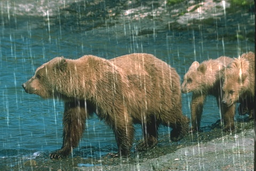
#> input picture dataset/Rain100L/input/1.png, 256 x 171 px, shrunk from 480 x 320 before the run; its folder holds only this picture in this run
$ python average.py
#> lines starting #> are read from the running program, lines starting #| are printed output that depends on the picture
import cv2
import os
import numpy as np
import time
import seaborn as sns
import matplotlib.pyplot as plt
import argparse

parser = argparse.ArgumentParser()

parser.add_argument("--input_path", type=str, default="./dataset/Rain100L/input/", help='input path')
parser.add_argument("--ldgp_path", type=str, default="./dataset/Rain100L/ldgp_mul/", help='input path')
parser.add_argument("--save_path", type=str, default="./dataset/Rain100L/avg_mul/" , help='sdr save path')
parser.add_argument("--fuse_save_path", type=str, default="./dataset/Rain100L/avg_mul(fuse)/" , help='fuse sdr save path')
parser.add_argument("--pow", type=int, default=0.5, help='eta in nss')
parser.add_argument("--threshold", type=int, default=10, help='the threshold of ldgp')
parser.add_argument("--K", type=int, default=7, help="neighbor size")
parser.add_argument("--k", type=int, default=5, help="similarity size")
parser.add_argument("--sdr_num", type=int, default=50, help='the number of sdr')

opt = parser.parse_args()

input_path = opt.input_path
ldgp_path = opt.ldgp_path
target_path = opt.save_path
target_path2 = opt.fuse_save_path
sdr_num = opt.sdr_num
ldgp_intensity_threshold = opt.threshold

def make_folder(path):
   try:
      os.makedirs(path)
   except:
      pass

# [89 lines left out: functions all_rain, get_mask_and_size, compute_similarity, not called in this run]


def get_average(rainy_img,ldgp_img, center_x,  center_y,k):
    rainy_pad=cv2.copyMakeBorder(rainy_img,k,k,k,k,cv2.BORDER_REPLICATE);
    rainy_array=np.array(rainy_pad);
    rainy_mask = rainy_array[center_x:center_x+2*k+1, center_y:center_y+2*k+1]

    ldgp_pad=cv2.copyMakeBorder(ldgp_img,k,k,k,k,cv2.BORDER_REPLICATE);
    ldgp_array=np.array(ldgp_pad);
    ldgp_mask = ldgp_array[center_x:center_x+2*k+1, center_y:center_y+2*k+1]

    avg_1=0;
    avg_2=0;
    avg_3=0;
    cnt=0;
    for i in range(2*k+1):
        for j in range(2*k+1):
            if (ldgp_mask[i][j]==0):
                avg_1+=rainy_mask[i][j][0];
                avg_2+=rainy_mask[i][j][1];
                avg_3+=rainy_mask[i][j][2];
                cnt+=1;
    avg_1=avg_1/cnt;
    avg_1=int(avg_1);

    avg_2=avg_2/cnt;
    avg_2=int(avg_2);

    avg_3=avg_3/cnt;
    avg_3=int(avg_3);

    return avg_1,avg_2,avg_3;


###### main code #######
make_folder(target_path2)

rainy_folder = os.listdir(input_path)                       # the input folder
already_folder = os.listdir(target_path2)                   # the result folder
# rainy_folder = list(set(rainy_folder)-set(already_folder))  # input - result

total_time = 0

for image_name in rainy_folder:

   make_folder(os.path.join(target_path, image_name[:-4])) #:-4剛好去掉.png， 1.png -> 1

   rainy_image    = cv2.imread(os.path.join(input_path, image_name))
#> rainy_image is the input picture: shape (171, 256, 3); mean B, G, R 94.5, 107, 89.6
   ldgp_image     = cv2.imread(os.path.join(ldgp_path, image_name[:-4]+'.png'), cv2.IMREAD_GRAYSCALE)
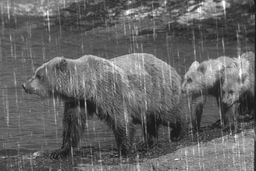
#> ldgp_image: shape (171, 256); min 17, max 255, mean 99.9
   return_images  = np.zeros((sdr_num, rainy_image.shape[0], rainy_image.shape[1], rainy_image.shape[2]))
   return_images[:,:,:,:] = rainy_image[:,:,:]

   Height, Width = rainy_image.shape[0], rainy_image.shape[1]
#> Height = 171; Width = 256

   start = time.process_time()
   tar=np.zeros((Height,Width,3));
   for j in range(Height):
      for i in range(Width):
         if ldgp_image[j,i] > ldgp_intensity_threshold:
            try:
               tar[j,i,0],tar[j,i,1],tar[j,i,2]=get_average(rainy_image,ldgp_image, j,  i, 5)
            except:
               pass
            # [10 lines of commented-out code are left out]
         else :
             tar[j,i,:]=rainy_image[j,i,:];
#> this loop made 171 passes
#> pass 1, in get_average, `rainy_pad=cv2.copyMakeBorder(rainy_img,k,k,k,k,cv2.BORDER_REPLICATE);`:
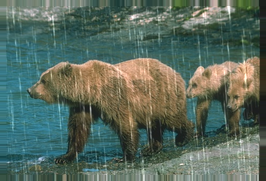
#> rainy_pad: shape (181, 266, 3); mean B, G, R 94.3, 106.4, 88.8
#> pass 1, in get_average, `ldgp_pad=cv2.copyMakeBorder(ldgp_img,k,k,k,k,cv2.BORDER_REPLICATE);`:
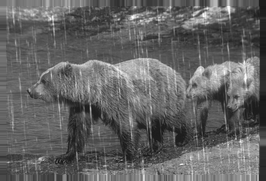
#> ldgp_pad: shape (181, 266); min 17, max 255, mean 99.3
#> after the loop: tar: shape (171, 256, 3) float64; every value is 0


   stop = time.process_time()

   # [7 lines of commented-out code are left out]

   tar=np.uint8(tar)
#> tar: shape (171, 256, 3); every value is 0
   cv2.imwrite(os.path.join(target_path2, image_name), tar)

   # calculte time
   duration = stop - start
   print("SDR: ", image_name, '/Time: ',duration )


   total_time += duration

# average time
print(len(rainy_folder))
print("Average Time: ", total_time/len(rainy_folder))
